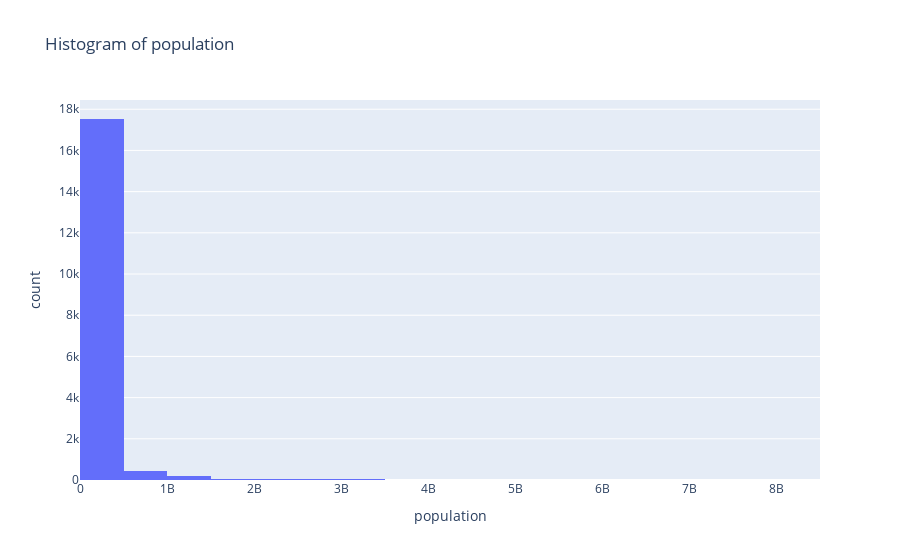
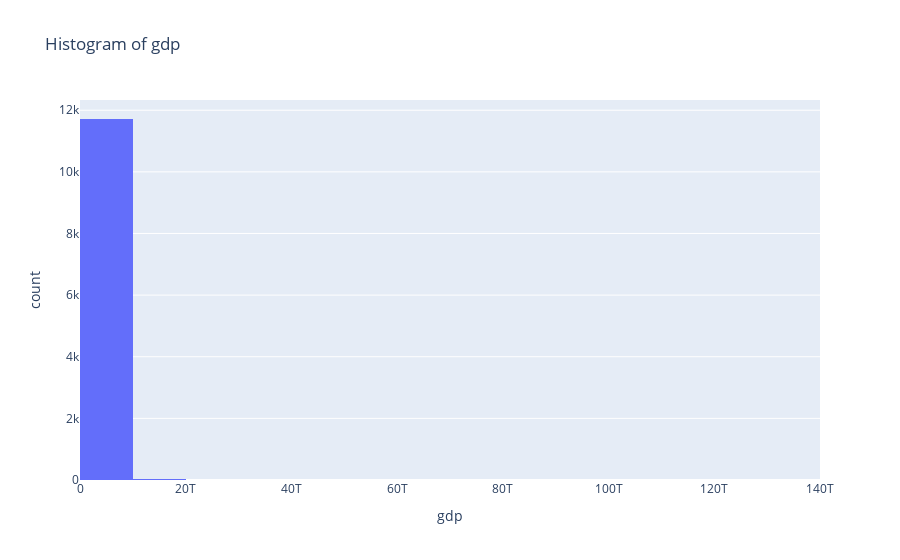
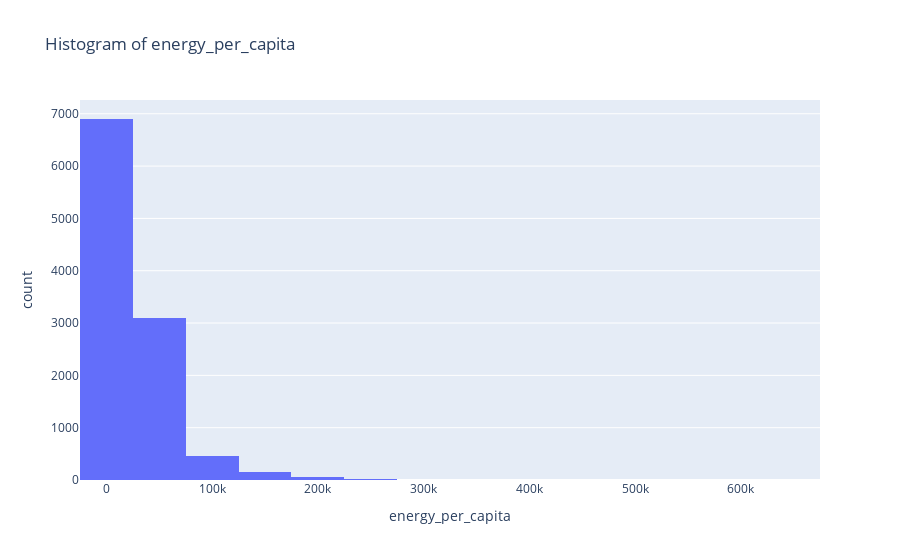
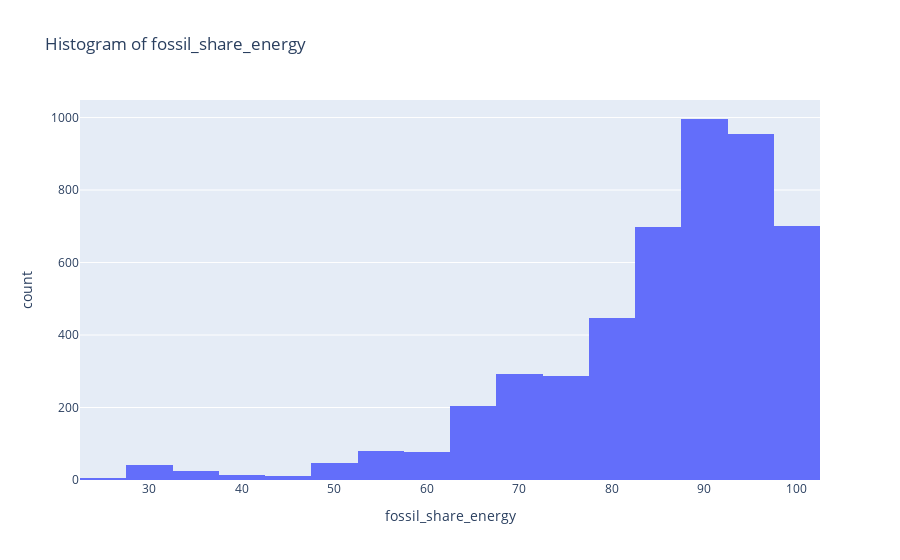

The notebook cell these images were saved under, in order:
### Code cell
# Histograms for selected features
selected_features = [
    "population", "gdp", "energy_per_capita", 
    "fossil_share_energy", "renewables_share_energy"
]

# Plot histograms for selected features
for feature in selected_features:
    fig = px.histogram(
        data, 
        x=feature, 
        nbins=20, 
        title=f"Histogram of {feature}",
        labels={feature: feature, "count": "Frequency"},
    )
    fig.show()

### Figure 1 — Plotly figure (JSON) as saved in the notebook; plotly's stock layout.template omitted (floating-point values rounded to 4 significant figures; data arrays with more than 128 entries replaced by an {"elided": "..."} marker saying what was removed)
{"data": [{"alignmentgroup": "True", "bingroup": "x", "hovertemplate": "population=%{x}<br>count=%{y}<extra></extra>", "legendgroup": "", "marker": {"color": "#636efa", "pattern": {"shape": ""}}, "name": "", "nbinsx": 20, "offsetgroup": "", "orientation": "v", "showlegend": false, "type": "histogram", "x": {"elided": "21812 int values"}, "xaxis": "x", "yaxis": "y"}], "layout": {"barmode": "relative", "legend": {"tracegroupgap": 0}, "title": {"text": "Histogram of population"}, "xaxis": {"anchor": "y", "domain": [0, 1], "title": {"text": "population"}}, "yaxis": {"anchor": "x", "domain": [0, 1], "title": {"text": "count"}}}}

### Figure 2 — Plotly figure (JSON) as saved in the notebook; plotly's stock layout.template omitted (floating-point values rounded to 4 significant figures; data arrays with more than 128 entries replaced by an {"elided": "..."} marker saying what was removed)
{"data": [{"alignmentgroup": "True", "bingroup": "x", "hovertemplate": "gdp=%{x}<br>count=%{y}<extra></extra>", "legendgroup": "", "marker": {"color": "#636efa", "pattern": {"shape": ""}}, "name": "", "nbinsx": 20, "offsetgroup": "", "orientation": "v", "showlegend": false, "type": "histogram", "x": {"elided": "21812 int values"}, "xaxis": "x", "yaxis": "y"}], "layout": {"barmode": "relative", "legend": {"tracegroupgap": 0}, "title": {"text": "Histogram of gdp"}, "xaxis": {"anchor": "y", "domain": [0, 1], "title": {"text": "gdp"}}, "yaxis": {"anchor": "x", "domain": [0, 1], "title": {"text": "count"}}}}

### Figure 3 — Plotly figure (JSON) as saved in the notebook; plotly's stock layout.template omitted (floating-point values rounded to 4 significant figures; data arrays with more than 128 entries replaced by an {"elided": "..."} marker saying what was removed)
{"data": [{"alignmentgroup": "True", "bingroup": "x", "hovertemplate": "energy_per_capita=%{x}<br>count=%{y}<extra></extra>", "legendgroup": "", "marker": {"color": "#636efa", "pattern": {"shape": ""}}, "name": "", "nbinsx": 20, "offsetgroup": "", "orientation": "v", "showlegend": false, "type": "histogram", "x": {"elided": "21812 float values"}, "xaxis": "x", "yaxis": "y"}], "layout": {"barmode": "relative", "legend": {"tracegroupgap": 0}, "title": {"text": "Histogram of energy_per_capita"}, "xaxis": {"anchor": "y", "domain": [0, 1], "title": {"text": "energy_per_capita"}}, "yaxis": {"anchor": "x", "domain": [0, 1], "title": {"text": "count"}}}}

### Figure 4 — Plotly figure (JSON) as saved in the notebook; plotly's stock layout.template omitted (floating-point values rounded to 4 significant figures; data arrays with more than 128 entries replaced by an {"elided": "..."} marker saying what was removed)
{"data": [{"alignmentgroup": "True", "bingroup": "x", "hovertemplate": "fossil_share_energy=%{x}<br>count=%{y}<extra></extra>", "legendgroup": "", "marker": {"color": "#636efa", "pattern": {"shape": ""}}, "name": "", "nbinsx": 20, "offsetgroup": "", "orientation": "v", "showlegend": false, "type": "histogram", "x": {"elided": "21812 float values"}, "xaxis": "x", "yaxis": "y"}], "layout": {"barmode": "relative", "legend": {"tracegroupgap": 0}, "title": {"text": "Histogram of fossil_share_energy"}, "xaxis": {"anchor": "y", "domain": [0, 1], "title": {"text": "fossil_share_energy"}}, "yaxis": {"anchor": "x", "domain": [0, 1], "title": {"text": "count"}}}}
